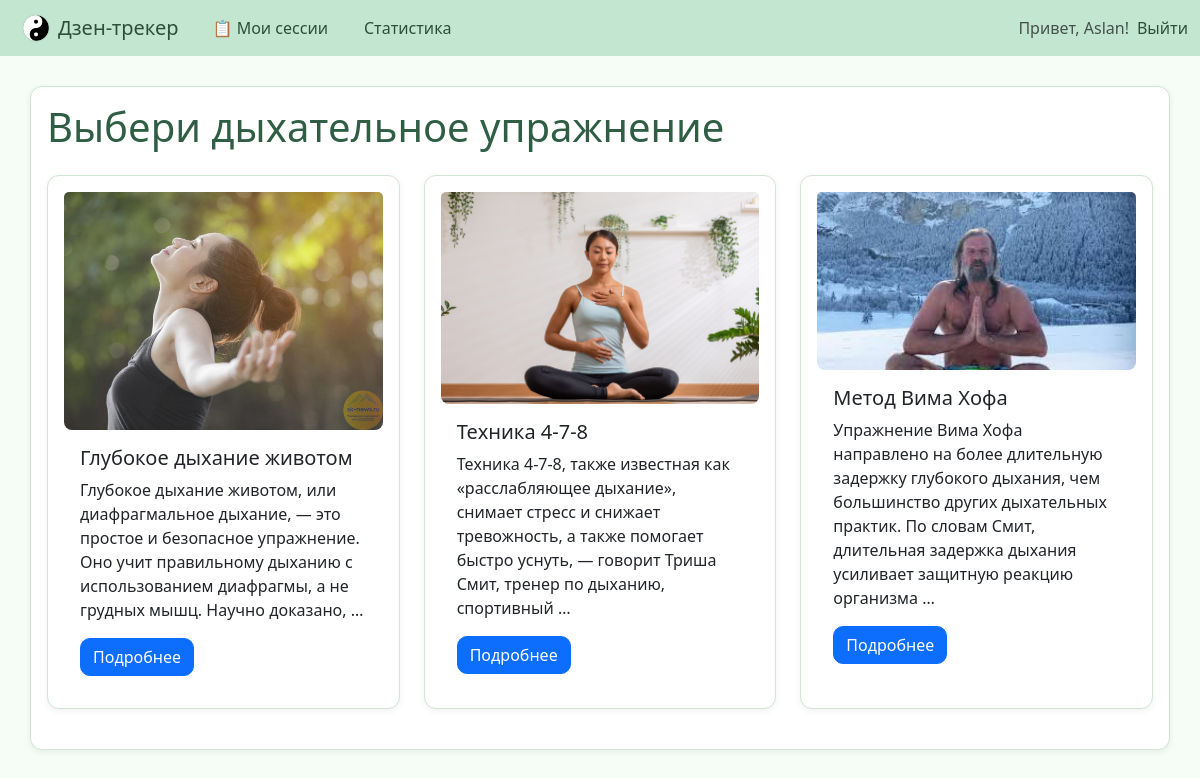
The page /breathing/ (signed in) on the database its author committed.
### tracker/models.py (models this page shows, shortened)
class BreathingExercise(models.Model):
    title = models.CharField(max_length=255)
    description = models.TextField()
    image = models.ImageField(upload_to='meditation_images/', null=True, blank=True)
    instructions = models.TextField(blank=True, null=True)
    duration = models.PositiveIntegerField(help_text="Длительность в минутах")

### tracker/views.py (the view)
# urls.py: path('breathing/', views.BreathingListView.as_view(), name='breathing_list'),
class BreathingListView(LoginRequiredMixin, ListView):
    model = BreathingExercise
    template_name = 'breathing_list.html'
    context_object_name = 'exercises'

### templates/breathing_list.html
{% extends 'base.html' %}
{% block content %}
<h1 class="mb-4">Выбери дыхательное упражнение</h1>
<div class="row">
    {% for exercise in exercises %}
    <div class="col-md-6 col-lg-4 mb-4">
        <div class="card h-100">
            {% if exercise.image %}
                <img src="{{ exercise.image.url }}" class="card-img-top" alt="{{ exercise.title }}">
            {% endif %}
            <div class="card-body">
                <h5 class="card-title">{{ exercise.title }}</h5>
                <p class="card-text">{{ exercise.description|truncatewords:25 }}</p>
                <a href="{% url 'breathing_detail' exercise.pk %}" class="btn btn-primary">Подробнее</a>
            </div>
        </div>
    </div>
    {% empty %}
    <p>Нет дыхательных упражнений.</p>
    {% endfor %}
</div>
{% endblock %}

### templates/partials/navbar.html (shortened to what this page needs)
{% load static %}
<nav class="navbar navbar-expand-lg navbar-light bg-grey mb-4">
  <div class="container-fluid">
    <a class="navbar-brand d-flex align-items-center gap-2" href="{% url 'home' %}">
  <img src="{% static 'images/icon.png' %}" alt="Логотип" width="28" height="28" class="d-inline-block align-text-top">
  Дзен-трекер
    </a>
    <div class="collapse navbar-collapse" id="navbarNav">
      <ul class="navbar-nav me-auto">
        {% if user.is_authenticated %}
        <li class="nav-item">
          <a class="nav-link" href="{% url 'restsession_list' %}">📋 Мои сессии</a>
        </li>
        {% endif %}
        <a href="{% url 'statistics' %}" class="nav-link">Статистика</a>
      </ul>
      <ul class="navbar-nav">
        {% if user.is_authenticated %}
        <li class="nav-item">
          <span class="navbar-text me-2">Привет, {{ user.username }}!</span>
       <li class="nav-item">
            <form method="post" action="{% url 'logout' %}" style="display: inline;">
              <button type="submit" class="btn nav-link" style="background: none; border: none; padding: 0; color: #0d6efd;">
                Выйти
              </button>
            </form>
          </li>
        {% endif %}
      </ul>
    </div>
  </div>
</nav>

### static/styles.css (style rules this page uses)
body { font-family: Arial, sans-serif; background-color: #f4f4f4; color: #333; margin: 0; padding: 0; }
nav { background: #333; color: white; padding: 10px; text-align: center; }
nav a { color: white; margin: 0 10px; text-decoration: none; }

### static/pastel.css (style rules this page uses)
body { background-color: #f5fdf6; color: #2e4e36; font-family: 'Segoe UI', sans-serif; }
h1, h2, h3, h4, h5 { color: #2f5e45; }
.container, .card, .list-group-item { background-color: #ffffff; border: 1px solid #d0e5d5; border-radius: 12px; padding: 1rem; box-shadow: 0 2px 6px rgba(46, 78, 54, 0.08); }
.btn { border-radius: 10px; font-weight: 500; transition: background-color 0.3s ease; }
img { border-radius: 8px; }
a { color: #397d5d; }
.navbar { background-color: #c3e6d1; }
.navbar-brand, .nav-link { color: #2e4e36 !important; }

### rows shown on the page
BreathingExercise: image (picture), title "Глубокое дыхание животом", description "Глубокое дыхание животом, или диафрагмальное дыхание, — это простое и безопасное упражнение. Оно учит правильному дыханию с использованием диафрагмы, а не грудных мышц. Научно доказано, …"
BreathingExercise: image (picture), title "Техника 4-7-8", description "Техника 4-7-8, также известная как «расслабляющее дыхание», снимает стресс и снижает тревожность, а также помогает быстро уснуть, — говорит Триша Смит, тренер по дыханию, спортивный …"
BreathingExercise: image (picture), title "Метод Вима Хофа", description "Упражнение Вима Хофа направлено на более длительную задержку глубокого дыхания, чем большинство других дыхательных практик. По словам Смит, длительная задержка дыхания усиливает защитную реакцию организма …"

### other values the page prints
{{ user.username }} "Aslan"
